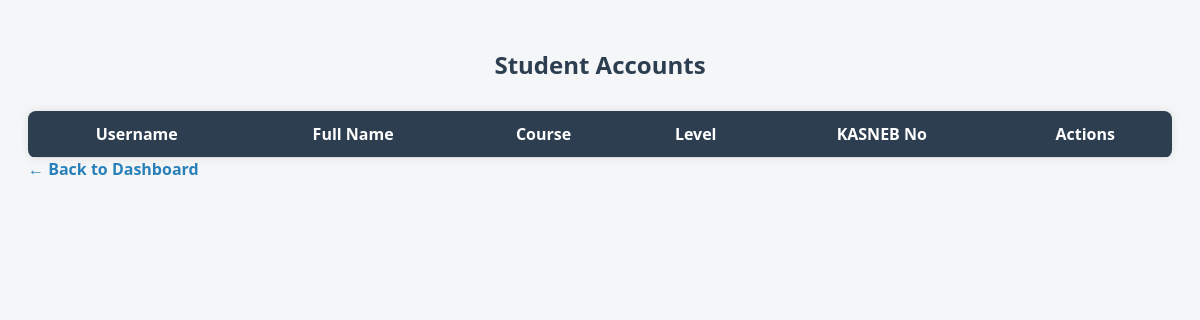
The page /admin/students (signed in) on the database as committed earlier.
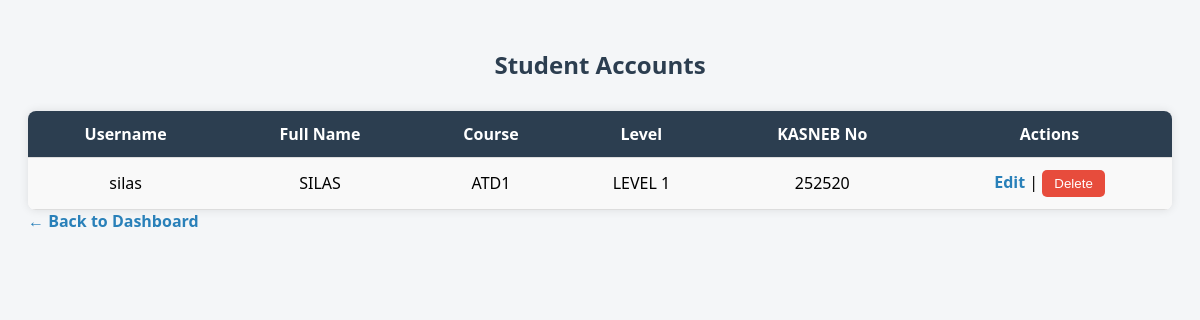
The same page on the database as committed later.
### models.py (models this page shows)
class User(Base):
    __tablename__ = 'users'
    id = Column(Integer, primary_key=True)
    username = Column(String(100), unique=True, nullable=False)
    password = Column(String(100), nullable=False)
    role = Column(String(10), default='student')  # 'admin' or 'student'
    profile = relationship(
        'StudentProfile',
        uselist=False,
        back_populates='user',
        cascade='all, delete-orphan'
    )
    results = relationship('Result', backref='student')

class StudentProfile(Base):
    __tablename__ = 'student_profiles'
    id = Column(Integer, primary_key=True)
    user_id = Column(Integer, ForeignKey('users.id', ondelete="CASCADE"), nullable=False)
    full_name = Column(String(100))
    course = Column(String(100))
    level = Column(String(50))
    kasneb_no = Column(String(50))
    profile_completed = Column(Boolean, default=False)
    user = relationship('User', back_populates='profile')

### app.py (the view)
@app.route('/admin/students')
def view_students():
    if session.get('role') != 'admin':
        return redirect('/login')
    db = SessionLocal()
    students = db.query(User).options(joinedload(User.profile)).filter_by(role='student').all()
    db.close()
    return render_template('admin/students.html', students=students)

### templates/admin/students.html (shortened to what this page needs)
{% extends 'base.html' %}
{% block content %}
<h2>Student Accounts</h2>
<table>
  <tr>
    <th>Username</th>
    <th>Full Name</th>
    <th>Course</th>
    <th>Level</th>
    <th>KASNEB No</th>
    <th>Actions</th>
  </tr>
  {% for student in students %}
  <tr>
    <td>{{ student.username }}</td>
    <td>{{ student.profile.full_name if student.profile else '' }}</td>
    <td>{{ student.profile.course if student.profile else '' }}</td>
    <td>{{ student.profile.level if student.profile else '' }}</td>
    <td>{{ student.profile.kasneb_no if student.profile else '' }}</td>
    <td>
      <a href="/admin/edit_student/{{ student.id }}">Edit</a>
      |
      <form method="POST" action="/admin/delete_student/{{ student.id }}" onsubmit="return confirm('Delete this student?');">
        <button type="submit">Delete</button>
      </form>
    </td>
  </tr>
  {% endfor %}
</table>
<a href="{{ url_for('admin_dashboard') }}" class="btn btn-primary" style="margin-top: 20px;">← Back to Dashboard</a>
{% endblock %}

### templates/base.html (shortened to what this page needs)
<!DOCTYPE html>
<html lang="en">
<head>
    <link rel="stylesheet" href="{{ url_for('static', filename='styles.css') }}">
</head>
<body>
    {% block content %}
    {% endblock %}
</body>
</html>

### templates/admin/students.html (style rules this page uses)
body { font-family: 'Segoe UI', Tahoma, Geneva, Verdana, sans-serif; background-color: #f4f6f8; padding: 20px; }
h2 { text-align: center; color: #2c3e50; margin-bottom: 30px; }
table { width: 100%; border-collapse: collapse; background-color: #fff; box-shadow: 0 0 10px rgba(0,0,0,0.1); border-radius: 8px; overflow: hidden; }
th, td { padding: 12px 15px; text-align: center; border-bottom: 1px solid #ddd; }
th { background-color: #2c3e50; color: white; }
tr:nth-child(even) { background-color: #f9f9f9; }
a { color: #2980b9; text-decoration: none; font-weight: bold; }
form { display: inline; }
button { background-color: #e74c3c; color: white; border: none; padding: 6px 12px; border-radius: 5px; cursor: pointer; }

Rows that differ between the two databases and show on the page:
added User: username "silas", profile "SILAS", profile "ATD1", profile "LEVEL 1", profile "252520"
